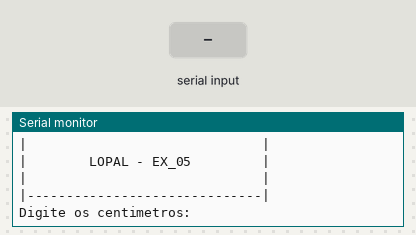
Bench run of a sketch on a simulated Arduino Uno, built with avr-gcc and run on an emulated ATmega328P. Shown: the last lines printed to the serial monitor. The test bench sets the inputs (shaded band).

Above: at 1.2 s.
1.3 s: "90,45\n" received over Serial
At 2.3 s:
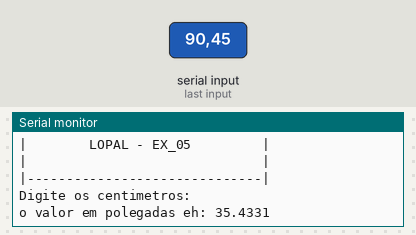
4.3 s: "30,150\n" received over Serial
At 7.2 s:
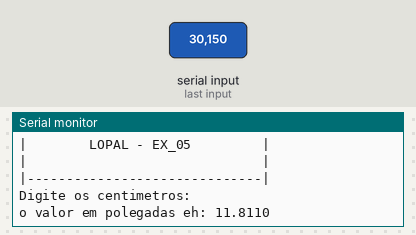
Timing chart, 0 to 8.7 s (numbered marks = the images above; inputs shaded):
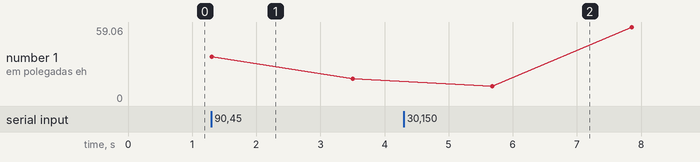

Measured:
- after the input at 1.3 s, the serial monitor: prints a new line at once (image 1)
- after the input at 4.3 s, the serial monitor: prints a new line after 1.4 s (image 2)

The sketch:

05_cent_metros_em_polegadas_1.ino
```cpp
//Faça um programa que receba a medida em centímetros e exiba esse número em polegadas. OBS: Uma polegada equivale a 2.54
//centímetros.

void setup()
{
  Serial.begin(9600);
}

float centimetros = 0;
float polegadas = 0;


void loop()
{
  //cabeçalho
  Serial.println ("|------------------------------|");//primeira linha
  Serial.println ("|                              |");//segunda linha
  Serial.println ("|        LOPAL - EX_05         |");//terceira linha
  Serial.println ("|                              |");//quarta linha
  Serial.println ("|------------------------------|");//quinta linha

  //entrada
  Serial.println ("Digite os centimetros: ");//pergunta
  while(! Serial.available() );//espera o usuario digitar/dar um <Enter>
  centimetros = Serial.parseInt();//resposta do usario


  //processamento
  polegadas = centimetros / 2.54;

  //saida
  Serial.println ("o valor em polegadas eh: " + String(polegadas,4) );
  Serial.println();//pula linha
  delay(2000);

}
```
